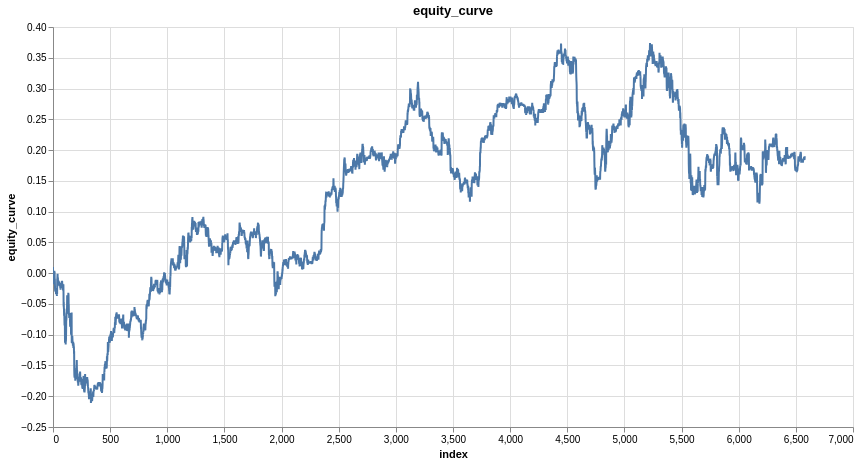

The cell this chart's notebook holds for it:
### Code cell
features = ['close_log_return_lag_2']
model = LinearModel(len(features))
model_trades = research.learn_model_trades(ts, features, target, model, no_epochs=200, loss=nn.L1Loss())

research.plot_column(model_trades, 'equity_curve')

### Figure 1 — Vega specification as saved in the notebook (floating-point values rounded to 4 significant figures; data arrays with more than 128 entries replaced by an {"elided": "..."} marker saying what was removed)
{"$schema": "https://vega.github.io/schema/vega/v6.json", "data": [{"name": "param_1e9efca18e7a2868_store"}, {"name": "source_0", "values": {"elided": "6579 records"}}, {"name": "source_0_x_domain_index", "values": [{"min": 0, "max": 6578}]}, {"name": "source_0_y_domain_equity_curve", "values": [{"min": -0.211, "max": 0.374}]}], "signals": [{"name": "unit", "value": {}, "on": [{"events": "pointermove", "update": "isTuple(group()) ? group() : unit"}]}, {"name": "param_1e9efca18e7a2868", "update": "vlSelectionResolve(\"param_1e9efca18e7a2868_store\", \"union\")"}, {"name": "param_1e9efca18e7a2868_index", "on": [{"events": [{"source": "view", "type": "dblclick"}], "update": "null"}, {"events": {"signal": "param_1e9efca18e7a2868_translate_delta"}, "update": "panLinear(param_1e9efca18e7a2868_translate_anchor.extent_x, -param_1e9efca18e7a2868_translate_delta.x / width)"}, {"events": {"signal": "param_1e9efca18e7a2868_zoom_delta"}, "update": "zoomLinear(domain(\"x\"), param_1e9efca18e7a2868_zoom_anchor.x, param_1e9efca18e7a2868_zoom_delta)"}]}, {"name": "param_1e9efca18e7a2868_equity_curve", "on": [{"events": [{"source": "view", "type": "dblclick"}], "update": "null"}, {"events": {"signal": "param_1e9efca18e7a2868_translate_delta"}, "update": "panLinear(param_1e9efca18e7a2868_translate_anchor.extent_y, param_1e9efca18e7a2868_translate_delta.y / height)"}, {"events": {"signal": "param_1e9efca18e7a2868_zoom_delta"}, "update": "zoomLinear(domain(\"y\"), param_1e9efca18e7a2868_zoom_anchor.y, param_1e9efca18e7a2868_zoom_delta)"}]}, {"name": "param_1e9efca18e7a2868_tuple", "on": [{"events": [{"signal": "param_1e9efca18e7a2868_index || param_1e9efca18e7a2868_equity_curve"}], "update": "param_1e9efca18e7a2868_index && param_1e9efca18e7a2868_equity_curve ? {unit: \"\", fields: param_1e9efca18e7a2868_tuple_fields, values: [param_1e9efca18e7a2868_index,param_1e9efca18e7a2868_equity_curve]} : null"}]}, {"name": "param_1e9efca18e7a2868_tuple_fields", "value": [{"field": "index", "channel": "x", "type": "R"}, {"field": "equity_curve", "channel": "y", "type": "R"}]}, {"name": "param_1e9efca18e7a2868_translate_anchor", "value": {}, "on": [{"events": [{"source": "scope", "type": "pointerdown"}], "update": "{x: x(unit), y: y(unit), extent_x: domain(\"x\"), extent_y: domain(\"y\")}"}]}, {"name": "param_1e9efca18e7a2868_translate_delta", "value": {}, "on": [{"events": [{"source": "window", "between": [{"source": "scope", "type": "pointerdown"}, {"source": "window", "type": "pointerup"}], "consume": true, "type": "pointermove"}], "update": "{x: param_1e9efca18e7a2868_translate_anchor.x - x(unit), y: param_1e9efca18e7a2868_translate_anchor.y - y(unit)}"}]}, {"name": "param_1e9efca18e7a2868_zoom_anchor", "on": [{"events": [{"source": "scope", "type": "wheel", "consume": true}], "update": "{x: invert(\"x\", x(unit)), y: invert(\"y\", y(unit))}"}]}, {"name": "param_1e9efca18e7a2868_zoom_delta", "on": [{"events": [{"source": "scope", "type": "wheel", "consume": true}], "update": "pow(1.001, event.deltaY * pow(16, event.deltaMode))", "force": true}]}, {"name": "param_1e9efca18e7a2868_modify", "on": [{"events": {"signal": "param_1e9efca18e7a2868_tuple"}, "update": "modify(\"param_1e9efca18e7a2868_store\", param_1e9efca18e7a2868_tuple, true)"}]}], "marks": [{"type": "line", "name": "marks", "from": {"data": "source_0"}, "sort": {"field": "x"}, "encode": {"update": {"x": {"field": "index", "scale": "x"}, "tooltip": {"signal": "{\"index\": format(datum[\"index\"], \"\"), \"equity_curve\": format(datum[\"equity_curve\"], \"\")}"}, "y": {"field": "equity_curve", "scale": "y"}, "defined": {"signal": "isValid(datum[\"index\"]) && isFinite(+datum[\"index\"]) && isValid(datum[\"equity_curve\"]) && isFinite(+datum[\"equity_curve\"])"}, "stroke": {"value": "#4c78a8"}}}, "clip": true, "interactive": true, "style": ["line"]}], "scales": [{"name": "x", "type": "linear", "domain": [{"signal": "(data(\"source_0_x_domain_index\")[0] || {}).min"}, {"signal": "(data(\"source_0_x_domain_index\")[0] || {}).max"}], "range": [0, {"signal": "width"}], "domainRaw": {"signal": "param_1e9efca18e7a2868[\"index\"]"}, "nice": true, "zero": false}, {"name": "y", "type": "linear", "domain": [{"signal": "(data(\"source_0_y_domain_equity_curve\")[0] || {}).min"}, {"signal": "(data(\"source_0_y_domain_equity_curve\")[0] || {}).max"}], "range": [{"signal": "height"}, 0], "nice": true, "zero": true, "domainRaw": {"signal": "param_1e9efca18e7a2868[\"equity_curve\"]"}}], "axes": [{"scale": "x", "gridScale": "y", "grid": true, "orient": "bottom", "ticks": false, "labels": false, "domain": false, "zindex": 0, "maxExtent": 0, "aria": false, "tickCount": {"signal": "ceil(width/40)"}, "minExtent": 0}, {"scale": "y", "maxExtent": 0, "orient": "left", "labels": false, "aria": false, "grid": true, "ticks": false, "zindex": 0, "domain": false, "minExtent": 0, "tickCount": {"signal": "ceil(height/40)"}, "gridScale": "x"}, {"scale": "x", "tickCount": {"signal": "ceil(width/40)"}, "grid": false, "title": "index", "labelOverlap": true, "zindex": 0, "labelFlush": true, "orient": "bottom"}, {"scale": "y", "grid": false, "orient": "left", "tickCount": {"signal": "ceil(height/40)"}, "labelOverlap": true, "title": "equity_curve", "zindex": 0}], "title": {"text": "equity_curve", "frame": "group"}, "background": "white", "padding": 5, "height": 400, "width": 800, "style": "cell"}
